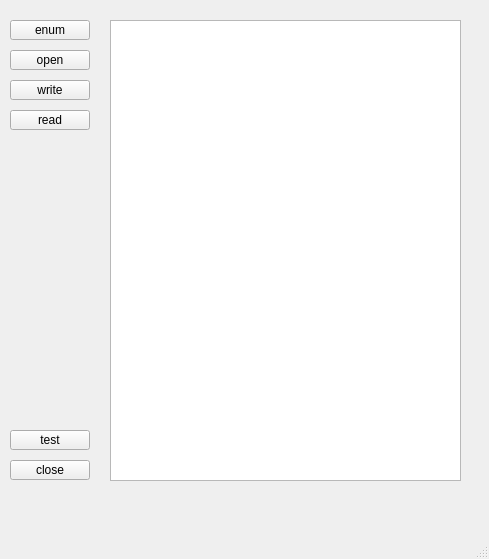
<?xml version="1.0" encoding="UTF-8"?>
<ui version="4.0">
 <class>HIDAPIdebugger</class>
 <widget class="QMainWindow" name="HIDAPIdebugger">
  <property name="geometry">
   <rect>
    <x>0</x>
    <y>0</y>
    <width>489</width>
    <height>559</height>
   </rect>
  </property>
  <property name="windowTitle">
   <string>HIDAPIdebugger</string>
  </property>
  <widget class="QWidget" name="centralwidget">
   <widget class="QPushButton" name="pushButton">
    <property name="geometry">
     <rect>
      <x>10</x>
      <y>20</y>
      <width>80</width>
      <height>20</height>
     </rect>
    </property>
    <property name="text">
     <string>enum</string>
    </property>
   </widget>
   <widget class="QPushButton" name="pushButton_2">
    <property name="geometry">
     <rect>
      <x>10</x>
      <y>80</y>
      <width>80</width>
      <height>20</height>
     </rect>
    </property>
    <property name="text">
     <string>write</string>
    </property>
   </widget>
   <widget class="QPushButton" name="pushButton_3">
    <property name="geometry">
     <rect>
      <x>10</x>
      <y>50</y>
      <width>80</width>
      <height>20</height>
     </rect>
    </property>
    <property name="text">
     <string>open</string>
    </property>
   </widget>
   <widget class="QPushButton" name="pushButton_4">
    <property name="geometry">
     <rect>
      <x>10</x>
      <y>460</y>
      <width>80</width>
      <height>20</height>
     </rect>
    </property>
    <property name="text">
     <string>close</string>
    </property>
   </widget>
   <widget class="QPushButton" name="pushButton_5">
    <property name="geometry">
     <rect>
      <x>10</x>
      <y>110</y>
      <width>80</width>
      <height>20</height>
     </rect>
    </property>
    <property name="text">
     <string>read</string>
    </property>
   </widget>
   <widget class="QPushButton" name="pushButton_6">
    <property name="geometry">
     <rect>
      <x>10</x>
      <y>430</y>
      <width>80</width>
      <height>20</height>
     </rect>
    </property>
    <property name="text">
     <string>test</string>
    </property>
   </widget>
   <widget class="QTextBrowser" name="textBrowser">
    <property name="geometry">
     <rect>
      <x>110</x>
      <y>20</y>
      <width>351</width>
      <height>461</height>
     </rect>
    </property>
   </widget>
  </widget>
  <widget class="QMenuBar" name="menubar">
   <property name="geometry">
    <rect>
     <x>0</x>
     <y>0</y>
     <width>489</width>
     <height>22</height>
    </rect>
   </property>
  </widget>
  <widget class="QStatusBar" name="statusbar"/>
 </widget>
 <resources/>
 <connections/>
</ui>
